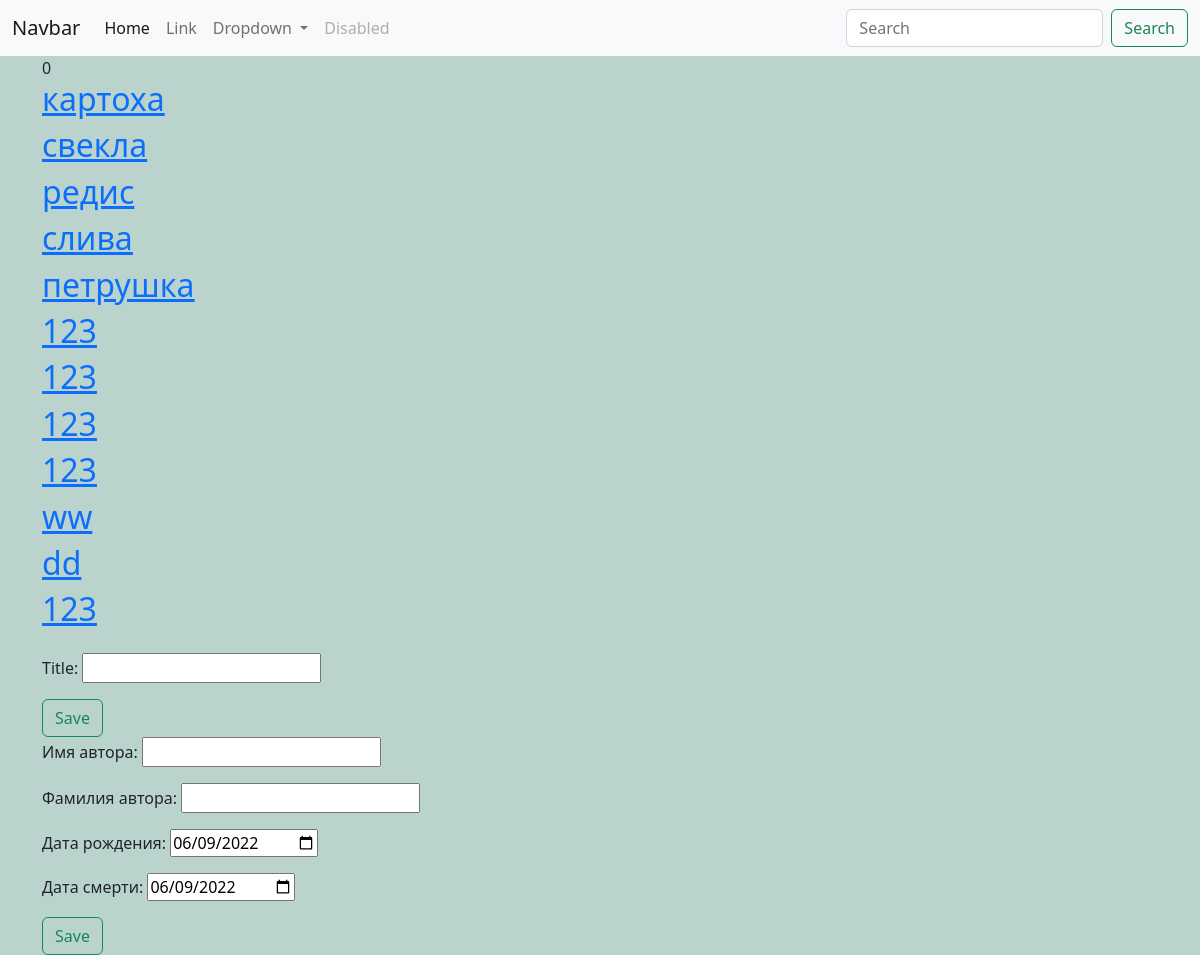
The page / on the database its author committed.
### app/models.py (models this page shows, shortened)
class Product(models.Model):
    title = models.CharField(max_length=200)

### app/views.py (the view)
# urls.py: path(r'', views.home, name='home'),
def home(request):
    authorForm = AuthorsForm()
    post = Product.objects.all()
    form = FormProduct(request.POST)
    new_visit = request.session.get('new_session', 0)
    request.session['new_session'] = new_visit + 1
    if request.method == 'POST':
        if form.is_valid():
            form.save()
            return redirect('/')
    else:
        form = FormProduct()
    context = {
        'post': post,
        'form': form,
        'new_visit': new_visit,
        'authorForm': authorForm,
    }
    return render(request, 'app/home.html', context)

### app/forms.py
class FormProduct(forms.ModelForm):
    class Meta:
        model = Product
        fields = '__all__'

class AuthorsForm(forms.Form):
    first_name = forms.CharField(label="Имя автора")
    last_narne = forms.CharField(label="Фамилия автора")
    date_of_Ьirth = forms.DateField(label="Дaтa рождения",
                                    initial=format(date.today()),
                                    widget=forms.widgets.DateInput(attrs={'type': 'date'}))
    date_of_death = forms.DateField(label="Дaтa смерти",
                                    initial=format(date.today()),
                                    widget=forms.widgets.DateInput(attrs={'type': 'date'}))

### app/templates/app/home.html (shortened to what this page needs)
{% extends 'app/base.html' %}
{% block content %}
    <div class="container">
    <p1>{{ new_visit }}</p1>
        {% for foo in post %}
            <h2><a href="{% url 'about' foo.pk %}">{{ foo.title }}</a></h2>
        {% endfor %}
    </div>
    <div class="container mt-4">
        <form action="" method="post">
            {{ form.as_p }}
            <button type="submit" class="btn btn-outline-success">Save</button>
        </form>
    <form action="" method="post">
            {{ authorForm.as_p }}
            <button type="submit" class="btn btn-outline-success">Save</button>
        </form>
    </div>
{% endblock %}

### app/templates/app/base.html (shortened to what this page needs)
<!doctype html>
{% load static %}
<html lang="en">
<head>
    <link href="https://cdn.jsdelivr.net/npm/bootstrap@5.2.0-beta1/dist/css/bootstrap.min.css" rel="stylesheet"
>
    <link rel="stylesheet" href="{% static 'app/style.css' %}">
</head>
<body>
{% include 'app/navbar.html' %}
{% block content %}
{% endblock %}
</body>
</html>

### app/templates/app/navbar.html (shortened to what this page needs)
<nav class="navbar navbar-expand-lg bg-light">
  <div class="container-fluid">
    <a class="navbar-brand" href="{% url 'home' %}">Navbar</a>
    <div class="collapse navbar-collapse" id="navbarSupportedContent">
      <ul class="navbar-nav me-auto mb-2 mb-lg-0">
        <li class="nav-item">
          <a class="nav-link active" aria-current="page" href="#">Home</a>
        </li>
        <li class="nav-item">
          <a class="nav-link" href="#">Link</a>
        </li>
        <li class="nav-item dropdown">
          <a class="nav-link dropdown-toggle" href="#" id="navbarDropdown" role="button" data-bs-toggle="dropdown" aria-expanded="false">
            Dropdown
          </a>
        </li>
        <li class="nav-item">
          <a class="nav-link disabled">Disabled</a>
        </li>
      </ul>
      <form class="d-flex" role="search" action="{% url 'search' %}">
        <input name="q" class="form-control me-2" type="search" placeholder="Search" aria-label="Search">
        <button class="btn btn-outline-success" type="submit">Search</button>
      </form>
    </div>
  </div>
</nav>

### app/static/app/style.css (style rules this page uses)
body { background-color: #bad4cd; }

### rows shown on the page
Product: title "картоха"
Product: title "свекла"
Product: title "редис"
Product: title "слива"
Product: title "петрушка"
Product: title "123"
Product: title "123"
Product: title "123"
Product: title "123"
Product: title "ww"
Product: title "dd"
Product: title "123"

### other values the page prints
{{ new_visit }} "0"
